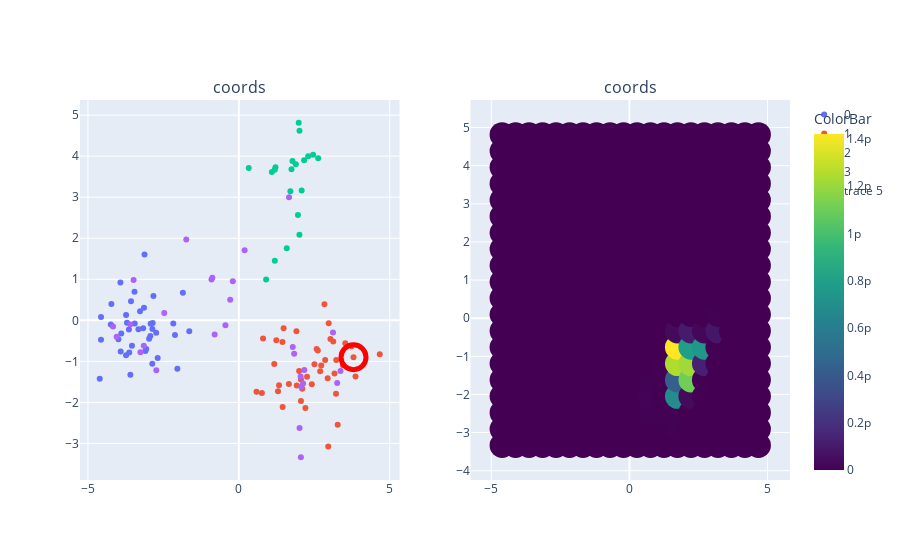

Write notebook code for a chart like this one.
### Code cell
from plotly import tools

title= 'coords'
fig_subplots = tools.make_subplots(rows=1, cols=2,subplot_titles=tuple([title]*2))

for trace in figwl:
    fig_subplots.append_trace(trace, 1, 1)
    

trace= go.Scatter(
    x= background[:,0],
    y= background[:,1],
    #z= grid_likes,
    mode= 'markers',
    marker= {
        'color':grid_likes,
        'colorbar': go.scatter.marker.ColorBar(
            title= 'ColorBar'
        ),
        'colorscale':'Viridis',
        'line': {'width': 0},
        'size': 25,
        'symbol': 'circle',
      "opacity": 1
      }
)

fig_subplots.append_trace(trace, 1,2)

iplot(fig_subplots)

### Figure 1 — Plotly figure (JSON) as saved in the notebook; plotly's stock layout.template omitted (floating-point values rounded to 4 significant figures; data arrays with more than 128 entries replaced by an {"elided": "..."} marker saying what was removed)
{"data": [{"mode": "markers", "name": "0", "type": "scatter", "x": [-3.097, -3.594, -2.831, -2.974, -3.706, -3.924, -2.855, -3.642, -3.143, -2.69, -2.038, -4.567, -3.738, -3.737, -3.125, -2.868, -3.327, -2.933, -3.451, -4.243, -3.17, -4.224, -4.61, -2.172, -3.632, -3.457, -2.739, -3.069, -3.542, -2.117, -2.922, -1.856, -2.865, -1.642, -4.567, -3.274, -3.991, -3.573, -3.916, -3.896], "xaxis": "x", "y": [-0.7498, -1.329, 0.5925, -0.4487, -0.05692, 0.9235, -0.06538, -0.2223, 0.3041, -0.9157, -1.18, 0.08095, -0.8496, 0.1327, 1.604, -1.06, -0.2194, -0.383, -0.07534, -0.09902, -0.1911, 0.3952, -1.422, -0.07608, -0.7809, 0.6936, -0.3003, -0.6991, -0.6194, -0.3581, -0.08506, 0.6729, -0.2109, -0.2688, -0.4705, 0.2189, -0.4606, 0.4679, -0.7608, -0.3181], "yaxis": "y"}, {"mode": "markers", "name": "1", "type": "scatter", "x": [2.963, 1.243, 2.944, 3.738, 2.101, 3.275, 1.483, 3.128, 3.8, 4.67, 0.7634, 2.261, 0.5848, 2.977, 3.228, 3.527, 3.219, 2.578, 1.452, 2.059, 3.035, 2.205, 1.333, 0.8026, 3.169, 2.732, 2.418, 2.836, 1.908, 1.297, 1.998, 2.057, 1.658, 2.696, 1.919, 2.861, 3.448, 1.446, 2.506, 3.866, 1.174, 2.616], "xaxis": "x", "y": [-3.074, -0.486, -1.412, -0.6292, -1.669, -2.547, -0.1932, -0.513, -0.8993, -0.8275, -1.769, -1.375, -1.737, -0.07372, -0.9684, -0.5612, -1.79, -0.6991, -2.108, -1.962, -0.4556, -2.136, -1.584, -0.4449, -1.293, -1.102, -1.555, 0.3938, -0.2636, -1.729, -1.237, -1.44, -1.551, -1.238, -1.585, -0.9663, -1.096, -0.5306, -1.068, -1.368, -1.061, -0.7366], "yaxis": "y"}, {"mode": "markers", "name": "2", "type": "scatter", "x": [0.903, 1.191, 0.3276, 2.164, 1.192, 1.959, 1.983, 1.093, 2.007, 1.888, 1.587, 1.745, 2.082, 1.214, 2.009, 2.299, 1.708, 2.629, 2.461, 1.777], "xaxis": "x", "y": [0.993, 3.669, 3.71, 3.899, 1.453, 2.569, 4.814, 3.614, 2.086, 3.803, 1.754, 3.679, 3.164, 3.732, 4.618, 3.996, 3.143, 3.946, 4.035, 3.884], "yaxis": "y"}, {"mode": "markers", "name": "3", "type": "scatter", "x": [-0.8017, -0.1989, -3.487, -0.2863, -4.048, -1.742, 2.068, -0.8783, -0.907, 3.369, -3.26, -2.735, 2.055, 2.17, 3.259, 2.011, -3.15, 1.833, 0.1913, -0.4445, 1.664, 2.048, -3.598, -4.17, 1.787, -2.471, 2.127, 3.119], "xaxis": "x", "y": [-0.3433, 0.9521, 0.9846, 0.5019, -0.3996, 1.967, -1.62, 1.035, 0.9926, -1.237, -0.7759, -1.219, -3.336, -1.207, -1.53, -2.62, -0.6217, -0.8146, 1.705, -0.1201, 2.997, -1.371, -0.099, -0.1472, -0.6519, 0.1816, -1.536, -0.2968], "yaxis": "y"}, {"marker": {"color": "rgba(135, 206, 250, 0)", "line": {"color": "red", "width": 5}, "opacity": 1, "size": 25}, "mode": "markers", "showlegend": false, "type": "scatter", "x": [3.8], "xaxis": "x", "y": [-0.8993], "yaxis": "y"}, {"marker": {"color": {"elided": "400 float values"}, "colorbar": {"title": {"text": "ColorBar"}}, "colorscale": [[0, "#440154"], [0.1111, "#482878"], [0.2222, "#3e4989"], [0.3333, "#31688e"], [0.4444, "#26828e"], [0.5556, "#1f9e89"], [0.6667, "#35b779"], [0.7778, "#6ece58"], [0.8889, "#b5de2b"], [1, "#fde725"]], "line": {"width": 0}, "opacity": 1, "size": 25, "symbol": "circle"}, "mode": "markers", "type": "scatter", "x": {"elided": "400 float values"}, "xaxis": "x2", "y": {"elided": "400 float values"}, "yaxis": "y2"}], "layout": {"annotations": [{"font": {"size": 16}, "showarrow": false, "text": "coords", "x": 0.225, "xanchor": "center", "xref": "paper", "y": 1, "yanchor": "bottom", "yref": "paper"}, {"font": {"size": 16}, "showarrow": false, "text": "coords", "x": 0.775, "xanchor": "center", "xref": "paper", "y": 1, "yanchor": "bottom", "yref": "paper"}], "xaxis": {"anchor": "y", "domain": [0, 0.45]}, "xaxis2": {"anchor": "y2", "domain": [0.55, 1]}, "yaxis": {"anchor": "x", "domain": [0, 1]}, "yaxis2": {"anchor": "x2", "domain": [0, 1]}}}
